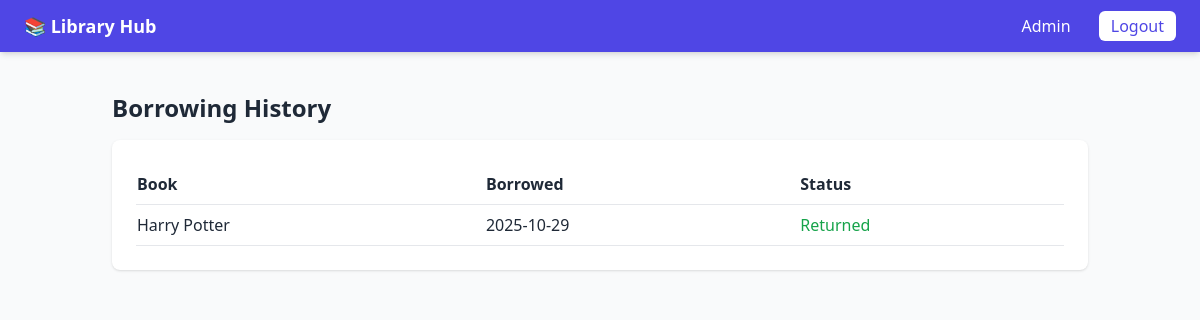
The app's page /history (signed in), older data.
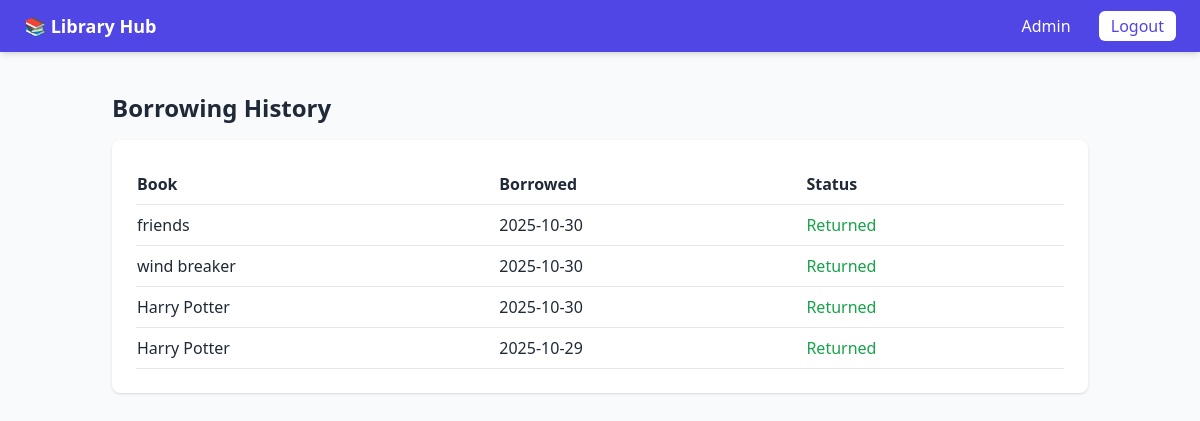
The same page, newer data.
### models.py (models this page shows)
class Borrow(db.Model):
    id = db.Column(db.Integer, primary_key=True)
    user_id = db.Column(db.Integer, db.ForeignKey('user.id'), nullable=False)
    book_id = db.Column(db.Integer, db.ForeignKey('book.id'), nullable=False)
    borrowed_at = db.Column(db.DateTime, default=datetime.utcnow)
    returned_at = db.Column(db.DateTime, nullable=True)
    user = db.relationship('User', back_populates='borrows')
    book = db.relationship('Book', back_populates='borrows')

class Book(db.Model):
    id = db.Column(db.Integer, primary_key=True)
    title = db.Column(db.String(200), nullable=False)
    author = db.Column(db.String(200))
    isbn = db.Column(db.String(50))
    copies = db.Column(db.Integer, default=1)
    created_at = db.Column(db.DateTime, default=datetime.utcnow)
    borrows = db.relationship('Borrow', back_populates='book')

### app.py (the view)
@app.route('/history')
@login_required
def user_history():
    borrows = Borrow.query.filter_by(user_id=current_user.id).order_by(Borrow.borrowed_at.desc()).all()
    return render_template('user_history.html', borrows=borrows)

### app.py (called while the page is built)
@login_manager.user_loader
def load_user(user_id):
    return User.query.get(int(user_id))

### templates/user_history.html (shortened to what this page needs)
<!doctype html>
<html lang="en">
  <head>
    <script src="https://cdn.tailwindcss.com"></script>
  </head>
  <body class="bg-gray-50 text-gray-800">
    <nav class="bg-indigo-600 text-white py-3 px-6 flex justify-between items-center shadow-md">
      <h1 class="font-semibold text-lg"><a href="{{ url_for('home') }}">📚 Library Hub</a></h1>
      <div>
        {% if current_user.is_authenticated %}
          {% if current_user.is_admin %}
            <a href="{{ url_for('admin_dashboard') }}" class="mx-2 hover:text-yellow-200">Admin</a>
          {% endif %}
          <a href="{{ url_for('logout') }}" class="ml-4 bg-white text-indigo-600 px-3 py-1 rounded-md hover:bg-gray-100">Logout</a>
        {% else %}
          <a href="{{ url_for('login') }}" class="bg-white text-indigo-600 px-3 py-1 rounded-md hover:bg-gray-100">Login</a>
        {% endif %}
      </div>
    </nav>
    <main class="container mx-auto p-6">
      <h2 class="text-2xl font-semibold mb-4">Borrowing History</h2>
      <div class="bg-white shadow rounded-lg p-6">
        <table class="w-full text-left border-collapse">
          <thead>
            <tr class="border-b">
              <th class="py-2">Book</th>
              <th>Borrowed</th>
              <th>Status</th>
            </tr>
          </thead>
          <tbody>
            {% for r in borrows %}
            <tr class="border-b hover:bg-gray-50">
              <td class="py-2 font-medium">{{ r.book.title }}</td>
              <td>{{ r.borrowed_at.strftime('%Y-%m-%d') }}</td>
              <td>
                {% if r.returned_at %}
                  <span class="text-green-600">Returned</span>
                {% else %}
                  <form action="{{ url_for('return_book', borrow_id=r.id) }}" method="post">
                    <button class="text-indigo-600 hover:underline">Return</button>
                  </form>
                {% endif %}
              </td>
            </tr>
            {% endfor %}
          </tbody>
        </table>
      </div>
    </main>
  </body>
</html>

Row changes from the older to the newer data that the page shows:
added Borrow: book "friends", borrowed_at "2025-10-30", shows "Returned"
added Borrow: book "wind breaker", borrowed_at "2025-10-30", shows "Returned"
added Borrow: book "Harry Potter", borrowed_at "2025-10-30", shows "Returned"
